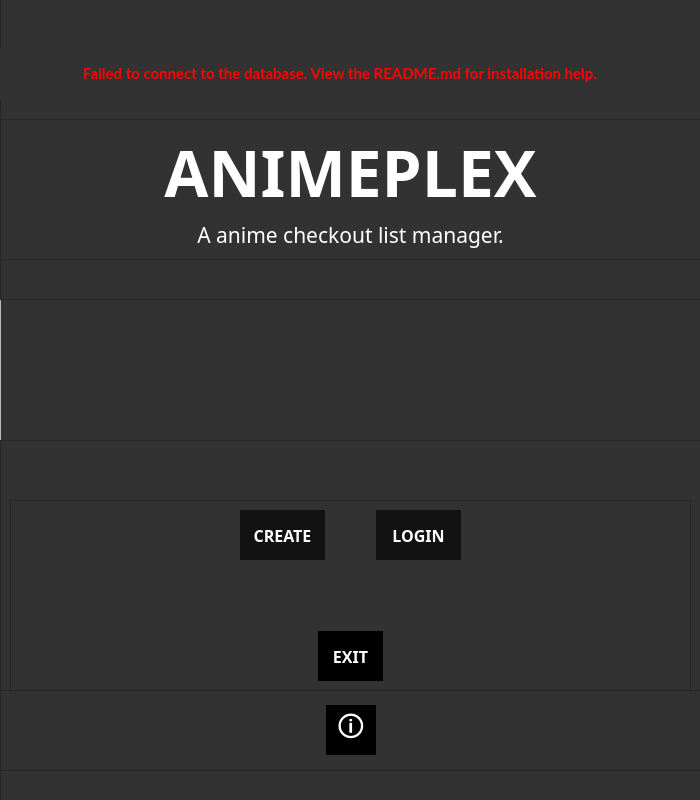
<?xml version="1.0" encoding="UTF-8"?>
<ui version="4.0">
 <class>StartWindow</class>
 <widget class="QMainWindow" name="StartWindow">
  <property name="geometry">
   <rect>
    <x>0</x>
    <y>0</y>
    <width>700</width>
    <height>800</height>
   </rect>
  </property>
  <property name="minimumSize">
   <size>
    <width>700</width>
    <height>800</height>
   </size>
  </property>
  <property name="maximumSize">
   <size>
    <width>700</width>
    <height>800</height>
   </size>
  </property>
  <property name="windowTitle">
   <string>Animeplex - Start Window</string>
  </property>
  <property name="styleSheet">
   <string notr="true">background-color: rgb(50, 50, 50)</string>
  </property>
  <widget class="QWidget" name="centralwidget">
   <widget class="QFrame" name="StartWindow_TopFrame">
    <property name="geometry">
     <rect>
      <x>0</x>
      <y>-11</y>
      <width>701</width>
      <height>311</height>
     </rect>
    </property>
    <property name="styleSheet">
     <string notr="true">QFrame {
	border-image: none;
}</string>
    </property>
    <property name="frameShape">
     <enum>QFrame::StyledPanel</enum>
    </property>
    <property name="frameShadow">
     <enum>QFrame::Raised</enum>
    </property>
    <widget class="QFrame" name="StartWindow_TopInnerFrame">
     <property name="geometry">
      <rect>
       <x>0</x>
       <y>130</y>
       <width>701</width>
       <height>141</height>
      </rect>
     </property>
     <property name="frameShape">
      <enum>QFrame::StyledPanel</enum>
     </property>
     <property name="frameShadow">
      <enum>QFrame::Raised</enum>
     </property>
     <layout class="QVBoxLayout" name="verticalLayout_2">
      <item>
       <layout class="QVBoxLayout" name="verticalLayout">
        <item>
         <widget class="QLabel" name="StartWindow_MainHeadingLabel">
          <property name="font">
           <font>
            <family>Noto Sans</family>
            <pointsize>48</pointsize>
            <weight>75</weight>
            <bold>true</bold>
           </font>
          </property>
          <property name="styleSheet">
           <string notr="true">QLabel {
	color: white;
}</string>
          </property>
          <property name="text">
           <string>ANIMEPLEX</string>
          </property>
          <property name="alignment">
           <set>Qt::AlignCenter</set>
          </property>
         </widget>
        </item>
        <item>
         <widget class="QLabel" name="StartWindow_MainTextLabel">
          <property name="font">
           <font>
            <family>Noto Sans</family>
            <pointsize>16</pointsize>
           </font>
          </property>
          <property name="styleSheet">
           <string notr="true">QLabel {
	color: white;
}</string>
          </property>
          <property name="text">
           <string>A anime checkout list manager.</string>
          </property>
          <property name="alignment">
           <set>Qt::AlignCenter</set>
          </property>
         </widget>
        </item>
       </layout>
      </item>
     </layout>
    </widget>
    <widget class="QLabel" name="startWindow_BothNotFoundLabel">
     <property name="geometry">
      <rect>
       <x>10</x>
       <y>50</y>
       <width>680</width>
       <height>50</height>
      </rect>
     </property>
     <property name="minimumSize">
      <size>
       <width>680</width>
       <height>50</height>
      </size>
     </property>
     <property name="maximumSize">
      <size>
       <width>680</width>
       <height>50</height>
      </size>
     </property>
     <property name="font">
      <font>
       <family>Lato</family>
       <pointsize>11</pointsize>
       <weight>75</weight>
       <bold>true</bold>
      </font>
     </property>
     <property name="styleSheet">
      <string notr="true">QLabel {
	color: red;
}</string>
     </property>
     <property name="text">
      <string>Both SSMS and ODBC were not found! Refer to the README.md for installation.</string>
     </property>
     <property name="alignment">
      <set>Qt::AlignCenter</set>
     </property>
    </widget>
    <widget class="QLabel" name="startWindow_SSMSNotFoundLabel">
     <property name="geometry">
      <rect>
       <x>10</x>
       <y>50</y>
       <width>680</width>
       <height>50</height>
      </rect>
     </property>
     <property name="minimumSize">
      <size>
       <width>680</width>
       <height>50</height>
      </size>
     </property>
     <property name="maximumSize">
      <size>
       <width>680</width>
       <height>50</height>
      </size>
     </property>
     <property name="font">
      <font>
       <family>Lato</family>
       <pointsize>11</pointsize>
       <weight>75</weight>
       <bold>true</bold>
      </font>
     </property>
     <property name="styleSheet">
      <string notr="true">QLabel {
	color: red;
}</string>
     </property>
     <property name="text">
      <string>SSMS was not found! Refer to the README.md for installation.</string>
     </property>
     <property name="alignment">
      <set>Qt::AlignCenter</set>
     </property>
    </widget>
    <widget class="QLabel" name="startWindow_BothDetectedLabel">
     <property name="geometry">
      <rect>
       <x>16</x>
       <y>50</y>
       <width>680</width>
       <height>50</height>
      </rect>
     </property>
     <property name="minimumSize">
      <size>
       <width>680</width>
       <height>50</height>
      </size>
     </property>
     <property name="maximumSize">
      <size>
       <width>680</width>
       <height>50</height>
      </size>
     </property>
     <property name="font">
      <font>
       <family>Lato</family>
       <pointsize>11</pointsize>
       <weight>75</weight>
       <bold>true</bold>
      </font>
     </property>
     <property name="styleSheet">
      <string notr="true">QLabel {
	color: rgb(0, 255, 0)
}</string>
     </property>
     <property name="text">
      <string>All requirements were found!</string>
     </property>
     <property name="alignment">
      <set>Qt::AlignCenter</set>
     </property>
    </widget>
    <widget class="QLabel" name="startWindow_ODBCNotFoundLabel">
     <property name="geometry">
      <rect>
       <x>10</x>
       <y>50</y>
       <width>680</width>
       <height>50</height>
      </rect>
     </property>
     <property name="minimumSize">
      <size>
       <width>680</width>
       <height>50</height>
      </size>
     </property>
     <property name="maximumSize">
      <size>
       <width>680</width>
       <height>50</height>
      </size>
     </property>
     <property name="font">
      <font>
       <family>Lato</family>
       <pointsize>11</pointsize>
       <weight>75</weight>
       <bold>true</bold>
      </font>
     </property>
     <property name="styleSheet">
      <string notr="true">QLabel {
	color: red;
}</string>
     </property>
     <property name="text">
      <string>ODBC was not found! Download ODBC Driver 17 for SQL Server.</string>
     </property>
     <property name="alignment">
      <set>Qt::AlignCenter</set>
     </property>
    </widget>
    <widget class="QLabel" name="startWindow_OnlySSMSDriversFoundLabel">
     <property name="geometry">
      <rect>
       <x>10</x>
       <y>50</y>
       <width>680</width>
       <height>50</height>
      </rect>
     </property>
     <property name="minimumSize">
      <size>
       <width>680</width>
       <height>50</height>
      </size>
     </property>
     <property name="maximumSize">
      <size>
       <width>680</width>
       <height>50</height>
      </size>
     </property>
     <property name="font">
      <font>
       <family>Lato</family>
       <pointsize>11</pointsize>
       <weight>75</weight>
       <bold>true</bold>
      </font>
     </property>
     <property name="styleSheet">
      <string notr="true">QLabel {
	color: red
}</string>
     </property>
     <property name="text">
      <string>Error: Only SSMS and Drivers were detected. View the README.md for installation.</string>
     </property>
     <property name="alignment">
      <set>Qt::AlignCenter</set>
     </property>
    </widget>
    <widget class="QLabel" name="startWindow_FailedDBConnectLabel">
     <property name="geometry">
      <rect>
       <x>0</x>
       <y>59</y>
       <width>680</width>
       <height>50</height>
      </rect>
     </property>
     <property name="minimumSize">
      <size>
       <width>680</width>
       <height>50</height>
      </size>
     </property>
     <property name="maximumSize">
      <size>
       <width>680</width>
       <height>50</height>
      </size>
     </property>
     <property name="font">
      <font>
       <family>Lato</family>
       <pointsize>11</pointsize>
       <weight>75</weight>
       <bold>true</bold>
      </font>
     </property>
     <property name="styleSheet">
      <string notr="true">QLabel {
	border-image: none;
	color: red
}</string>
     </property>
     <property name="text">
      <string>Failed to connect to the database. View the README.md for installation help.</string>
     </property>
     <property name="alignment">
      <set>Qt::AlignCenter</set>
     </property>
    </widget>
   </widget>
   <widget class="QFrame" name="StartWindow_BottomFrame">
    <property name="geometry">
     <rect>
      <x>0</x>
      <y>440</y>
      <width>701</width>
      <height>451</height>
     </rect>
    </property>
    <property name="styleSheet">
     <string notr="true">QFrame {
	border-image: none;
}</string>
    </property>
    <property name="frameShape">
     <enum>QFrame::StyledPanel</enum>
    </property>
    <property name="frameShadow">
     <enum>QFrame::Raised</enum>
    </property>
    <widget class="QFrame" name="StartWindow_BottomInnerFrame">
     <property name="geometry">
      <rect>
       <x>10</x>
       <y>60</y>
       <width>681</width>
       <height>191</height>
      </rect>
     </property>
     <property name="frameShape">
      <enum>QFrame::StyledPanel</enum>
     </property>
     <property name="frameShadow">
      <enum>QFrame::Raised</enum>
     </property>
     <layout class="QVBoxLayout" name="verticalLayout_4">
      <item>
       <layout class="QVBoxLayout" name="verticalLayout_3">
        <item>
         <layout class="QHBoxLayout" name="horizontalLayout">
          <item>
           <spacer name="horizontalSpacer_6">
            <property name="orientation">
             <enum>Qt::Horizontal</enum>
            </property>
            <property name="sizeHint" stdset="0">
             <size>
              <width>40</width>
              <height>20</height>
             </size>
            </property>
           </spacer>
          </item>
          <item>
           <spacer name="horizontalSpacer_8">
            <property name="orientation">
             <enum>Qt::Horizontal</enum>
            </property>
            <property name="sizeHint" stdset="0">
             <size>
              <width>40</width>
              <height>20</height>
             </size>
            </property>
           </spacer>
          </item>
          <item>
           <spacer name="horizontalSpacer_4">
            <property name="orientation">
             <enum>Qt::Horizontal</enum>
            </property>
            <property name="sizeHint" stdset="0">
             <size>
              <width>40</width>
              <height>20</height>
             </size>
            </property>
           </spacer>
          </item>
          <item>
           <spacer name="horizontalSpacer_14">
            <property name="orientation">
             <enum>Qt::Horizontal</enum>
            </property>
            <property name="sizeHint" stdset="0">
             <size>
              <width>40</width>
              <height>20</height>
             </size>
            </property>
           </spacer>
          </item>
          <item>
           <spacer name="horizontalSpacer_12">
            <property name="orientation">
             <enum>Qt::Horizontal</enum>
            </property>
            <property name="sizeHint" stdset="0">
             <size>
              <width>40</width>
              <height>20</height>
             </size>
            </property>
           </spacer>
          </item>
          <item>
           <widget class="QPushButton" name="StartWindow_CreateBtn">
            <property name="minimumSize">
             <size>
              <width>85</width>
              <height>50</height>
             </size>
            </property>
            <property name="maximumSize">
             <size>
              <width>85</width>
              <height>50</height>
             </size>
            </property>
            <property name="font">
             <font>
              <family>Noto Sans</family>
              <pointsize>12</pointsize>
              <weight>75</weight>
              <bold>true</bold>
             </font>
            </property>
            <property name="cursor">
             <cursorShape>PointingHandCursor</cursorShape>
            </property>
            <property name="styleSheet">
             <string notr="true">QPushButton {
	background-color: rgb(18, 18, 18);
	color: white;
	border: none;
}

QPushButton::hover {
	background-color: rgb(140, 4, 24);
}</string>
            </property>
            <property name="text">
             <string>CREATE</string>
            </property>
           </widget>
          </item>
          <item>
           <spacer name="horizontalSpacer_3">
            <property name="orientation">
             <enum>Qt::Horizontal</enum>
            </property>
            <property name="sizeHint" stdset="0">
             <size>
              <width>40</width>
              <height>20</height>
             </size>
            </property>
           </spacer>
          </item>
          <item>
           <widget class="QPushButton" name="StartWindow_LoginBtn">
            <property name="minimumSize">
             <size>
              <width>85</width>
              <height>50</height>
             </size>
            </property>
            <property name="maximumSize">
             <size>
              <width>85</width>
              <height>50</height>
             </size>
            </property>
            <property name="font">
             <font>
              <family>Noto Sans</family>
              <pointsize>12</pointsize>
              <weight>75</weight>
              <bold>true</bold>
             </font>
            </property>
            <property name="cursor">
             <cursorShape>PointingHandCursor</cursorShape>
            </property>
            <property name="styleSheet">
             <string notr="true">QPushButton {
	background-color: rgb(18, 18, 18);
	color: white;
	border: none;
}

QPushButton::hover {
	background-color: rgb(140, 4, 24);
}</string>
            </property>
            <property name="text">
             <string>LOGIN</string>
            </property>
           </widget>
          </item>
          <item>
           <spacer name="horizontalSpacer_7">
            <property name="orientation">
             <enum>Qt::Horizontal</enum>
            </property>
            <property name="sizeHint" stdset="0">
             <size>
              <width>40</width>
              <height>20</height>
             </size>
            </property>
           </spacer>
          </item>
          <item>
           <spacer name="horizontalSpacer_15">
            <property name="orientation">
             <enum>Qt::Horizontal</enum>
            </property>
            <property name="sizeHint" stdset="0">
             <size>
              <width>40</width>
              <height>20</height>
             </size>
            </property>
           </spacer>
          </item>
          <item>
           <spacer name="horizontalSpacer_13">
            <property name="orientation">
             <enum>Qt::Horizontal</enum>
            </property>
            <property name="sizeHint" stdset="0">
             <size>
              <width>40</width>
              <height>20</height>
             </size>
            </property>
           </spacer>
          </item>
          <item>
           <spacer name="horizontalSpacer_5">
            <property name="orientation">
             <enum>Qt::Horizontal</enum>
            </property>
            <property name="sizeHint" stdset="0">
             <size>
              <width>40</width>
              <height>20</height>
             </size>
            </property>
           </spacer>
          </item>
          <item>
           <spacer name="horizontalSpacer_9">
            <property name="orientation">
             <enum>Qt::Horizontal</enum>
            </property>
            <property name="sizeHint" stdset="0">
             <size>
              <width>40</width>
              <height>20</height>
             </size>
            </property>
           </spacer>
          </item>
         </layout>
        </item>
        <item>
         <spacer name="verticalSpacer">
          <property name="orientation">
           <enum>Qt::Vertical</enum>
          </property>
          <property name="sizeHint" stdset="0">
           <size>
            <width>20</width>
            <height>40</height>
           </size>
          </property>
         </spacer>
        </item>
        <item>
         <layout class="QHBoxLayout" name="horizontalLayout_2">
          <item>
           <spacer name="horizontalSpacer">
            <property name="orientation">
             <enum>Qt::Horizontal</enum>
            </property>
            <property name="sizeHint" stdset="0">
             <size>
              <width>40</width>
              <height>20</height>
             </size>
            </property>
           </spacer>
          </item>
          <item>
           <widget class="QPushButton" name="StartWindow_ExitBtn">
            <property name="minimumSize">
             <size>
              <width>65</width>
              <height>50</height>
             </size>
            </property>
            <property name="maximumSize">
             <size>
              <width>65</width>
              <height>50</height>
             </size>
            </property>
            <property name="font">
             <font>
              <family>Noto Sans</family>
              <pointsize>12</pointsize>
              <weight>75</weight>
              <bold>true</bold>
             </font>
            </property>
            <property name="cursor">
             <cursorShape>PointingHandCursor</cursorShape>
            </property>
            <property name="styleSheet">
             <string notr="true">QPushButton {
	background-color: rgb(0, 0, 0);
	color: white;	
	border: none;
}

QPushButton::hover {
	background-color: rgb(186, 0, 0);
}</string>
            </property>
            <property name="text">
             <string>EXIT</string>
            </property>
           </widget>
          </item>
          <item>
           <spacer name="horizontalSpacer_2">
            <property name="orientation">
             <enum>Qt::Horizontal</enum>
            </property>
            <property name="sizeHint" stdset="0">
             <size>
              <width>40</width>
              <height>20</height>
             </size>
            </property>
           </spacer>
          </item>
         </layout>
        </item>
       </layout>
      </item>
     </layout>
    </widget>
    <widget class="QFrame" name="StartWindow_InfoBtnFrame">
     <property name="geometry">
      <rect>
       <x>0</x>
       <y>250</y>
       <width>701</width>
       <height>81</height>
      </rect>
     </property>
     <property name="frameShape">
      <enum>QFrame::StyledPanel</enum>
     </property>
     <property name="frameShadow">
      <enum>QFrame::Raised</enum>
     </property>
     <layout class="QHBoxLayout" name="horizontalLayout_5">
      <item>
       <layout class="QHBoxLayout" name="horizontalLayout_4">
        <item>
         <spacer name="horizontalSpacer_10">
          <property name="orientation">
           <enum>Qt::Horizontal</enum>
          </property>
          <property name="sizeHint" stdset="0">
           <size>
            <width>40</width>
            <height>20</height>
           </size>
          </property>
         </spacer>
        </item>
        <item>
         <widget class="QPushButton" name="StartWindow_InfoBtn">
          <property name="minimumSize">
           <size>
            <width>50</width>
            <height>50</height>
           </size>
          </property>
          <property name="maximumSize">
           <size>
            <width>50</width>
            <height>50</height>
           </size>
          </property>
          <property name="font">
           <font>
            <pointsize>20</pointsize>
           </font>
          </property>
          <property name="cursor">
           <cursorShape>PointingHandCursor</cursorShape>
          </property>
          <property name="styleSheet">
           <string notr="true">QPushButton {
	background-color: rgb(0, 0, 0);
	color: white;	
	border: none;
}

QPushButton::hover {
	background-color: rgb(186, 0, 0);
}</string>
          </property>
          <property name="text">
           <string>🛈</string>
          </property>
         </widget>
        </item>
        <item>
         <spacer name="horizontalSpacer_11">
          <property name="orientation">
           <enum>Qt::Horizontal</enum>
          </property>
          <property name="sizeHint" stdset="0">
           <size>
            <width>40</width>
            <height>20</height>
           </size>
          </property>
         </spacer>
        </item>
       </layout>
      </item>
     </layout>
    </widget>
   </widget>
   <widget class="QFrame" name="StartWindow_BgFrame">
    <property name="geometry">
     <rect>
      <x>0</x>
      <y>220</y>
      <width>701</width>
      <height>311</height>
     </rect>
    </property>
    <property name="styleSheet">
     <string notr="true">QFrame {
	background-color: none;
	border-image: url(:/newPrefix/imgs/StartWindow/top-bg.jpg);
}</string>
    </property>
    <property name="frameShape">
     <enum>QFrame::StyledPanel</enum>
    </property>
    <property name="frameShadow">
     <enum>QFrame::Raised</enum>
    </property>
   </widget>
   <zorder>StartWindow_BgFrame</zorder>
   <zorder>StartWindow_TopFrame</zorder>
   <zorder>StartWindow_BottomFrame</zorder>
  </widget>
 </widget>
 <resources>
  <include location="../assets/qrcs/StartWindow/top-bg.qrc"/>
 </resources>
 <connections/>
</ui>
